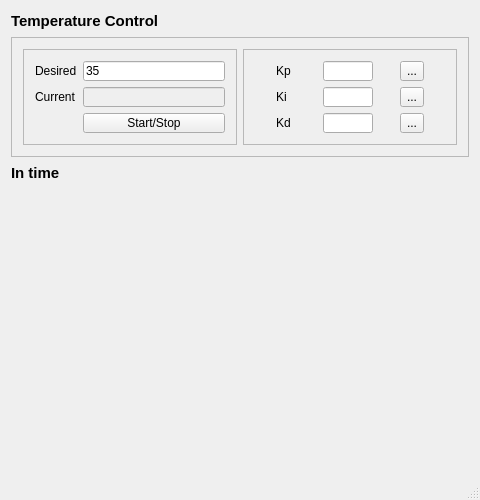
<?xml version="1.0" encoding="UTF-8"?>
<ui version="4.0">
 <class>MainWindow</class>
 <widget class="QMainWindow" name="MainWindow">
  <property name="geometry">
   <rect>
    <x>0</x>
    <y>0</y>
    <width>480</width>
    <height>500</height>
   </rect>
  </property>
  <property name="windowTitle">
   <string>Peltier</string>
  </property>
  <widget class="QWidget" name="centralWidget">
   <layout class="QVBoxLayout" name="verticalLayout">
    <item>
     <widget class="QLabel" name="label_3">
      <property name="maximumSize">
       <size>
        <width>16777215</width>
        <height>20</height>
       </size>
      </property>
      <property name="font">
       <font>
        <pointsize>11</pointsize>
        <weight>75</weight>
        <bold>true</bold>
        <underline>false</underline>
       </font>
      </property>
      <property name="text">
       <string>Temperature Control</string>
      </property>
     </widget>
    </item>
    <item>
     <widget class="QFrame" name="frame">
      <property name="maximumSize">
       <size>
        <width>600</width>
        <height>120</height>
       </size>
      </property>
      <property name="frameShape">
       <enum>QFrame::StyledPanel</enum>
      </property>
      <property name="frameShadow">
       <enum>QFrame::Raised</enum>
      </property>
      <layout class="QHBoxLayout" name="horizontalLayout">
       <item>
        <widget class="QFrame" name="frame_2">
         <property name="frameShape">
          <enum>QFrame::StyledPanel</enum>
         </property>
         <property name="frameShadow">
          <enum>QFrame::Raised</enum>
         </property>
         <layout class="QFormLayout" name="formLayout">
          <item row="0" column="0">
           <widget class="QLabel" name="label">
            <property name="text">
             <string>Desired</string>
            </property>
           </widget>
          </item>
          <item row="0" column="1">
           <widget class="QLineEdit" name="desired_line">
            <property name="text">
             <string>35</string>
            </property>
           </widget>
          </item>
          <item row="1" column="1">
           <widget class="QLineEdit" name="lineEdit_2">
            <property name="enabled">
             <bool>false</bool>
            </property>
           </widget>
          </item>
          <item row="1" column="0">
           <widget class="QLabel" name="label_2">
            <property name="text">
             <string>Current</string>
            </property>
           </widget>
          </item>
          <item row="2" column="1">
           <widget class="QPushButton" name="startbutton">
            <property name="text">
             <string>Start/Stop</string>
            </property>
           </widget>
          </item>
          <item row="2" column="0">
           <widget class="QLabel" name="status_label">
            <property name="minimumSize">
             <size>
              <width>20</width>
              <height>0</height>
             </size>
            </property>
            <property name="maximumSize">
             <size>
              <width>20</width>
              <height>16777215</height>
             </size>
            </property>
            <property name="text">
             <string/>
            </property>
           </widget>
          </item>
         </layout>
        </widget>
       </item>
       <item>
        <widget class="QFrame" name="frame_3">
         <property name="frameShape">
          <enum>QFrame::StyledPanel</enum>
         </property>
         <property name="frameShadow">
          <enum>QFrame::Raised</enum>
         </property>
         <layout class="QGridLayout" name="gridLayout">
          <item row="3" column="0">
           <widget class="QLabel" name="label_6">
            <property name="maximumSize">
             <size>
              <width>20</width>
              <height>16777215</height>
             </size>
            </property>
            <property name="text">
             <string>Kd</string>
            </property>
           </widget>
          </item>
          <item row="0" column="0">
           <widget class="QLabel" name="label_4">
            <property name="maximumSize">
             <size>
              <width>20</width>
              <height>16777215</height>
             </size>
            </property>
            <property name="text">
             <string>Kp</string>
            </property>
           </widget>
          </item>
          <item row="2" column="0">
           <widget class="QLabel" name="label_5">
            <property name="maximumSize">
             <size>
              <width>20</width>
              <height>16777215</height>
             </size>
            </property>
            <property name="text">
             <string>Ki</string>
            </property>
           </widget>
          </item>
          <item row="0" column="1">
           <widget class="QLineEdit" name="lineEdit_3">
            <property name="maximumSize">
             <size>
              <width>50</width>
              <height>16777215</height>
             </size>
            </property>
           </widget>
          </item>
          <item row="3" column="1">
           <widget class="QLineEdit" name="lineEdit_5">
            <property name="maximumSize">
             <size>
              <width>50</width>
              <height>16777215</height>
             </size>
            </property>
           </widget>
          </item>
          <item row="2" column="1">
           <widget class="QLineEdit" name="lineEdit_4">
            <property name="maximumSize">
             <size>
              <width>50</width>
              <height>16777215</height>
             </size>
            </property>
           </widget>
          </item>
          <item row="0" column="2">
           <widget class="QToolButton" name="toolButton">
            <property name="text">
             <string>...</string>
            </property>
           </widget>
          </item>
          <item row="2" column="2">
           <widget class="QToolButton" name="toolButton_2">
            <property name="text">
             <string>...</string>
            </property>
           </widget>
          </item>
          <item row="3" column="2">
           <widget class="QToolButton" name="toolButton_3">
            <property name="text">
             <string>...</string>
            </property>
           </widget>
          </item>
         </layout>
        </widget>
       </item>
      </layout>
     </widget>
    </item>
    <item>
     <widget class="QLabel" name="label_7">
      <property name="maximumSize">
       <size>
        <width>16777215</width>
        <height>20</height>
       </size>
      </property>
      <property name="font">
       <font>
        <pointsize>11</pointsize>
        <weight>75</weight>
        <bold>true</bold>
       </font>
      </property>
      <property name="text">
       <string>In time</string>
      </property>
     </widget>
    </item>
    <item>
     <widget class="QWidget" name="plt_widget" native="true">
      <property name="autoFillBackground">
       <bool>true</bool>
      </property>
      <layout class="QVBoxLayout" name="pltvl"/>
      <zorder>frame</zorder>
      <zorder>frame</zorder>
     </widget>
    </item>
   </layout>
  </widget>
  <widget class="QMenuBar" name="menuBar">
   <property name="geometry">
    <rect>
     <x>0</x>
     <y>0</y>
     <width>480</width>
     <height>15</height>
    </rect>
   </property>
  </widget>
  <widget class="QStatusBar" name="statusBar"/>
 </widget>
 <layoutdefault spacing="6" margin="11"/>
 <resources/>
 <connections/>
</ui>
